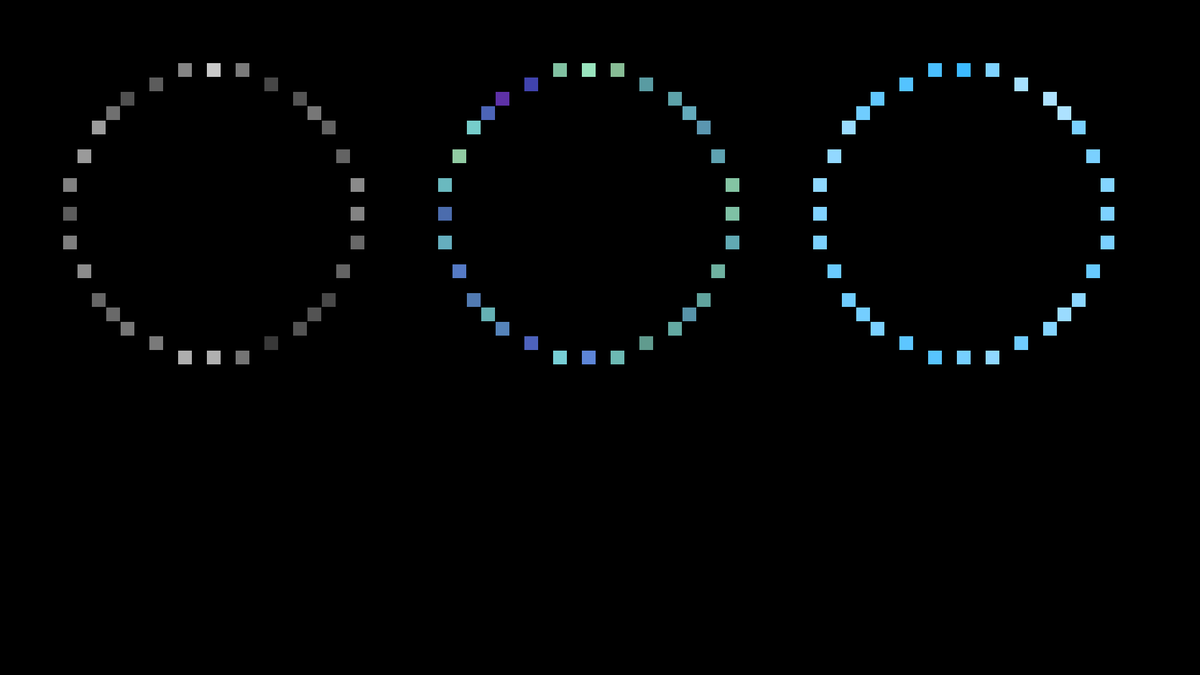
Frame 1 (no input)
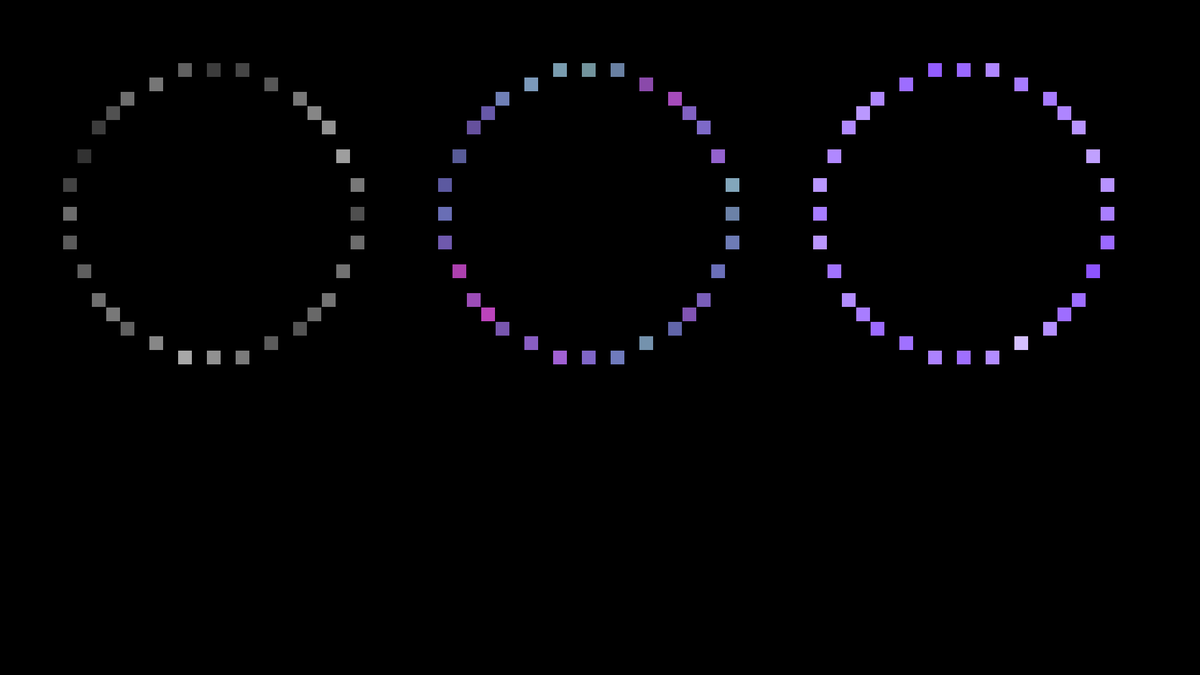
Frame 60 (the mouse pressed at the canvas centre just before this capture)
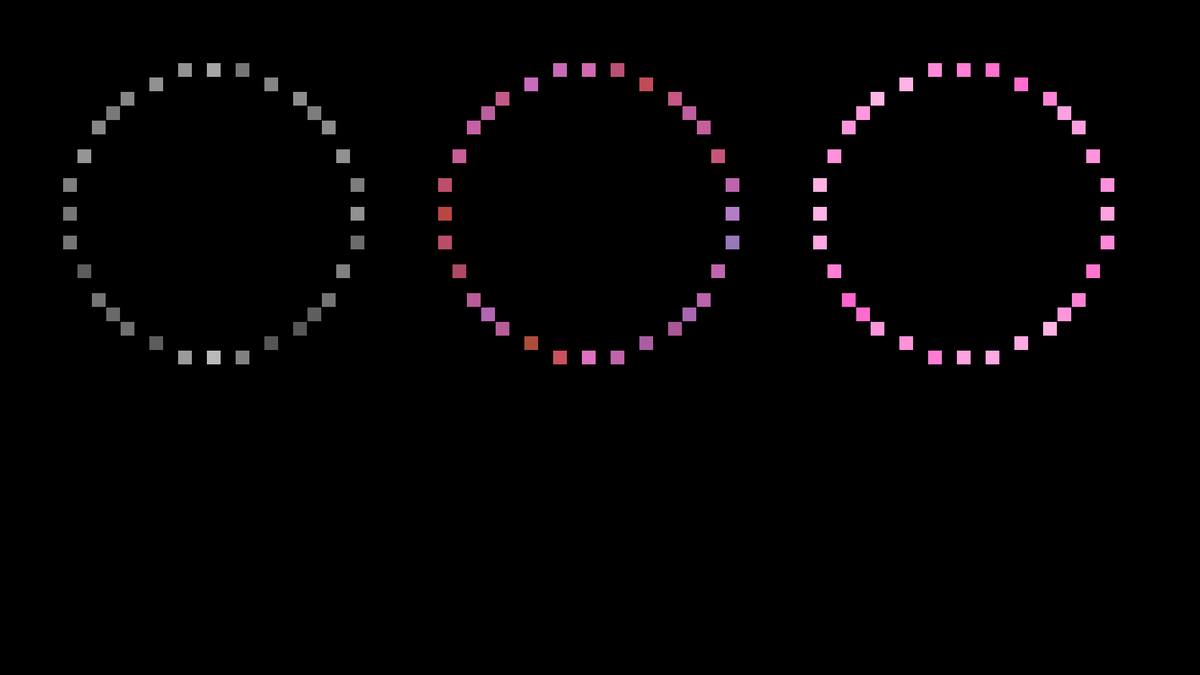
Frame 120 (the mouse held since frame 60 and released just before this capture)

The Processing sketch that drew these frames (run headless with seeded random() and noise(); from frame 60 on, the mouse is pressed at the canvas centre):

// Processing sketch: noise_2d_explanation_HSB_circle_result
// ── noise_2d_explanation_HSB_circle_result.pde
float xIndex = 0.0;
float step = .2;
int topMargin1 = 100;
int leftMargin1 = 100;
int topMargin2 = 500;
int leftMargin2 = 700;
int leftMargin3 = 1300;
int leftMargin4 = 1000;
int leftMargin5 = 1300;
float currentRow = 0.0;
int colorCenter = 200;
int colorRange = 300;
int LEDCount = 32;
int xCoords[] = new int[LEDCount];
int yCoords[] = new int[LEDCount];
float angle = TWO_PI / LEDCount;
int radius = round(LEDCount / PI);
int diameter = 2 * radius + 1;
float boxSize = 500 / diameter;
float zIndex = 0;
float zStep = .03;

void setup()
{
  size(1920, 1080);
  colorMode(HSB, 360, 100, 100);
  for (int i = 0; i < LEDCount; ++i)
  {
    xCoords[i] = round((cos(angle * i)+ 1) * radius );
    yCoords[i] = round((sin(angle * i) + 1)* radius );
  }
}
void draw()
{
  zIndex += zStep;
  colorCenter = (colorCenter + 1) % 360;
  background(0);
  stroke(0);
  strokeWeight(1);

  //light
  //for (int row = 0; row < diameter; ++row)
  //{
  //  for (int col = 0; col < diameter; ++col)
  //  {
  //    float noiseVal = noise(col * step, row * step, zIndex);
  //    fill(0, 0, noiseVal * 100);
  //    rect(col * boxSize + leftMargin1, row * boxSize + topMargin1, boxSize, boxSize);
  //  }
  //}
  for (int i = 0; i < LEDCount; ++i) {
    float noiseVal = noise(xCoords[i] * step, yCoords[i] * step, zIndex);
    fill(0, 0, noiseVal * 100);
    rect(xCoords[i] * boxSize + leftMargin1, yCoords[i] * boxSize + topMargin1, boxSize, boxSize);
  }
 //hue
  // for (int row = 0; row < diameter; ++row)
  // {
  //   for (int col = 0; col < diameter; ++col)
  //   {
  //     float noiseVal = noise(col * step, row * step + 50, zIndex);
  //     float hue = (colorCenter - (colorRange / 2) + noiseVal * colorRange + 360) % 360;
  //     color c = color(hue, 100, 100);
  //     fill(c);
  //     rect(col * boxSize + leftMargin2, row * boxSize + topMargin1, boxSize, boxSize);
  //   }
  // }
  for (int i = 0; i < LEDCount; ++i) {
    float noiseValH = noise(xCoords[i] * step, yCoords[i] * step + 50, zIndex);
    float noiseValS = noise(xCoords[i] * step, yCoords[i] * step + 50, zIndex);
    float noiseValB = noise(xCoords[i] * step, yCoords[i] * step, zIndex);

    float hue = (colorCenter - (colorRange / 2) + noiseValH * colorRange + 360) % 360;
    color c = color(hue, noiseValS*100, noiseValB*50+50);
    fill(c);    
    rect(xCoords[i] * boxSize + leftMargin2, yCoords[i] * boxSize + topMargin1, boxSize, boxSize);
  }
  // //saturation
  //for (int row = 0; row < diameter; ++row)
  //{
  //  for (int col = 0; col < diameter; ++col)
  //  {
  //    float noiseVal = noise(col * step, row * step + 100, zIndex);
  //    color c = color(colorCenter, 100 * noiseVal, 100);
  //    fill(c);
  //    rect(col * boxSize + leftMargin3, row * boxSize + topMargin1, boxSize, boxSize);
  //  }
  //}
  for (int i = 0; i < LEDCount; ++i) {
    float noiseVal = noise(xCoords[i] * step, yCoords[i] * step + 100, zIndex);
    color c = color(colorCenter, 100 * noiseVal, 100);
    fill(c);    
    rect(xCoords[i] * boxSize + leftMargin3, yCoords[i] * boxSize + topMargin1, boxSize, boxSize);
  }
  
  
  delay(50);
}
